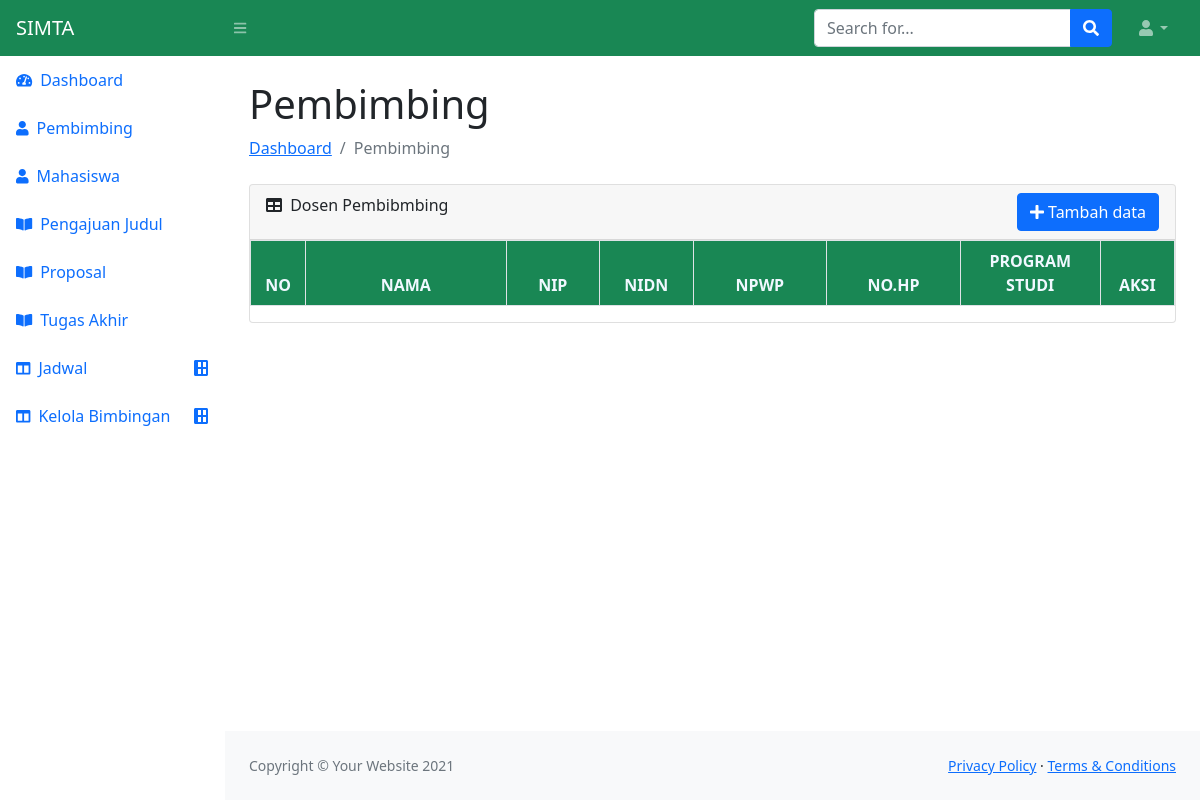
Before: /tendik/pembimbing with the older database file.
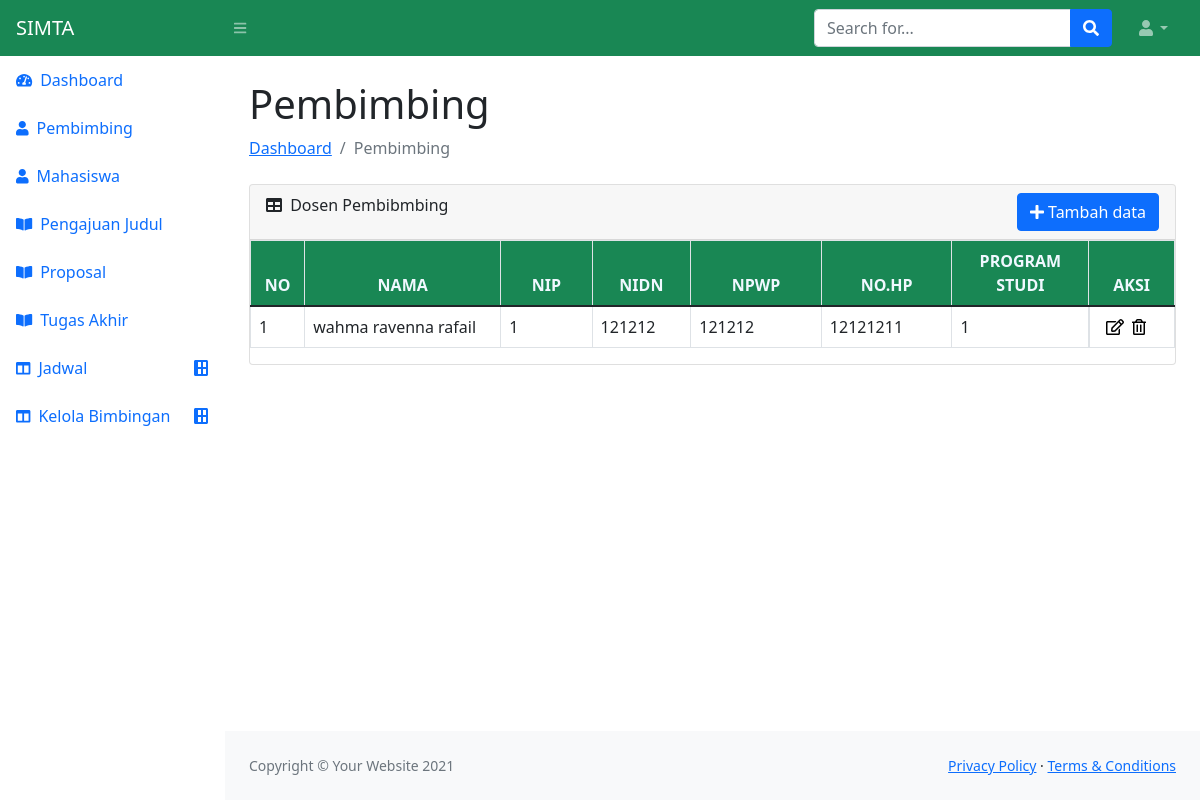
After: the same page with the newer database file.
### tendik/models.py (models this page shows)
class PembimbingModel(models.Model):
    nama = models.CharField(max_length=50)
    nip = models.IntegerField()
    nidn = models.IntegerField()
    npwp = models.IntegerField()
    hp = models.IntegerField()
    prodi = models.CharField(max_length=20)

### tendik/views.py (the view, shortened to what this page needs)
# urls.py: path('pembimbing', views.pembimbingView, name='pembimbing'),
def pembimbingView(request):
    pembibmbing_table = models.PembimbingModel.objects.all()
    return render(request, 'tendik/pembimbing.html', {
        'pemb_table': pembibmbing_table
    })

### tendik/templates/tendik/pembimbing.html (shortened to what this page needs)
{% extends 'main.html' %}
{% block content %}
<main>
    <div class="container-fluid px-4">
        <h1 class="mt-4">Pembimbing</h1>
        <ol class="breadcrumb mb-4">
            <li class="breadcrumb-item"><a href="index.html">Dashboard</a></li>
            <li class="breadcrumb-item active">Pembimbing</li>
        </ol>
        <div class="card mb-4">
            <div class="card-header d-flex justify-content-between card-header">
                <div class="">
                    <i class="fas fa-table me-1"></i>
                        Dosen Pembibmbing
                </div>
                 <div>
                     <div>
                         <a class="btn btn-primary" data-bs-toggle="modal" href="#exampleModalToggle" role="button"><span>
                            <i class="fa fa-plus" aria-hidden="true"></i>
                        </span><span>
                            Tambah data
                        </span></a>
                     </div>
                 </div>
            </div>
            <div class="table-responsive">
                <table class="table table-bordered">
                    <thead style="background-color: #198754">
                        <tr>
                            <th style="width: 3%; text-align: center; color: aliceblue;">NO</th>
                            <th style="width: 15%; text-align: center; color: aliceblue;">NAMA</th>
                            <th style="width: 7%; text-align: center; color: aliceblue;">NIP</th>
                            <th style="width: 7%; text-align: center; color: aliceblue;">NIDN</th>
                            <th style="width: 10%; text-align: center; color: aliceblue">NPWP</th>
                            <th style="width: 10%; text-align: center; color: aliceblue">NO.HP</th>
                            <th style="width: 10%; text-align: center; color: aliceblue">PROGRAM STUDI</th>
                            <th style="width: 5%;text-align: center; color: aliceblue">AKSI</th>
                        </tr>
                    </thead>
                    <tbody>
                        {% for i in pemb_table %}
                        <tr>
                            <td>{{forloop.counter}}</td>
                            <td>{{i.nama}}</td>
                            <td>{{i.nip}}</td>
                            <td>{{i.nidn}}</td>
                            <td>{{i.npwp}}</td>
                            <td>{{i.hp}}</td>
                            <td>{{i.prodi}}</td>
                            <td class="d-flex justify-content">
                                    <a href="" class="" >
                                        <i class="far fa-edit mx-2" style="color:black"></i>
                                    </a>
                                    <a href="pembimbing/delete/{{i.id}}">
                                        <i class="far fa-trash-alt " style="color:black"></i>
                                    </a>
                            </td>
                        </tr>
                        {% endfor %}
                    </tbody>
                </table>
            </div>
        </div>
    </div>
</main>
{% endblock %}

Changed rows visible on the page:
added PembimbingModel: nama "wahma ravenna rafail", nip "1", nidn "121212", npwp "121212", hp "12121211", prodi "1"
